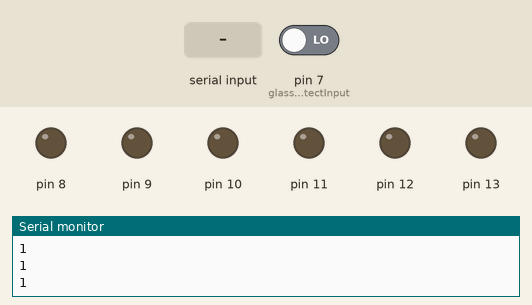
The sketch below on a simulated Arduino Uno, built with avr-gcc and run on an emulated ATmega328P. Shown: output pins drawn as LEDs (lit = HIGH), the last lines printed to the serial monitor. The inputs (shaded band) are chosen by the test bench; at power-on: pin 7 (glassDetectInput) LOW.

Above: at 1.2 s.
1.3 s: pin 7 (glassDetectInput) driven HIGH
At 1.7 s:
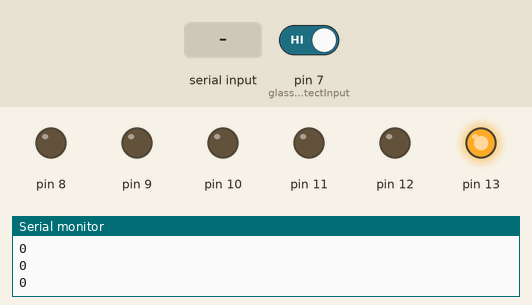
2.8 s: "1" received over Serial
4.8 s: pin 7 (glassDetectInput) driven LOW
At 5.3 s:
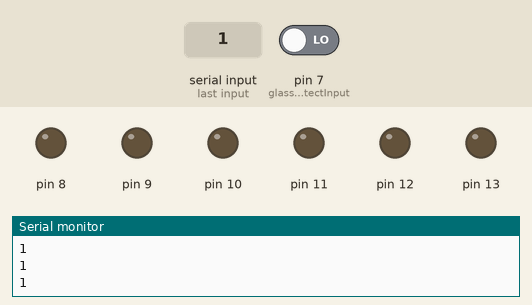
Timing chart, 0 to 7.8 s (numbered marks = the images above; inputs shaded):
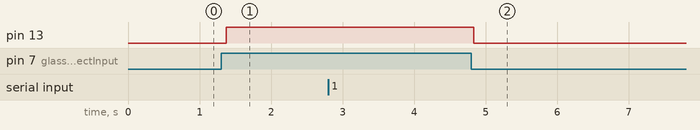

Measured:
- after the input at 1.3 s, pin 13: LOW → HIGH after 0.07 s
- after the input at 4.8 s, pin 13: HIGH → LOW at once

The sketch:

DrinkMachineRev01.ino
```cpp
// (licence header left out)
//Precomments
//TODO: Add up all amount and see if too large for glass
//TODO: Set the 1/8th shot timer value for 2.25 Max shots

//Will take the following input and pour drinks accordingly
//Takes a string, between 2 and 10 long, no escape character needed
//Will ignore anything after 10, must be even number of bytes
//Bytes are ASCII from 0 -> 5 (drink selection) and 0 -> 9 (amount)
//String is: {drink, amount, drink, amount, drink...}

//There should be a pressupre switch under the glass connected to D7
//Glass detected should result in this pin being high
//When a glass is detected, D13 will go high, this can be used to
//light the glass in its holder or simply as verification

//Will Serial print the following status:
//0: Ready (glass present, and was removed since last pour)
//1: No glass
//2: Glass removed during pour          //can't happen, debug only, will serial print 1)
//3: Pour in progress                   //Only sent during pour, will not return 3
//4: Pour ok, pending glass removal     //Will self clear
//5: Glass not removed since last pour  //Will self clear

//IO
//Pins 8-12 are Pumps
//D13 is LED
#define glassDetectInput 7

//Constants
#define oneDrinkUnitOfTime 500    //Set to the time the smallest drink unit takes to pump
#define SerialTimeOut 5           //In miliseconds
#define deBounceTime  10          //In half miliseconds (e.g. 10 => 5ms)

//Globals
byte result = 0;
bool glass_present = false;
bool glass_full = false; //Or partly full

void setup()
{
  Serial.begin(115200);
  Serial.setTimeout(SerialTimeOut);
  DDRB = DDRB | B00111111;      //Sets pumps to outputs D8 -> D12, D13 Light Output
  DDRD = DDRD & ~B10000000;     //Sets the glass detection pin to an input
  PORTD = PORTD & B01111111;    //Turn off pullup on D7
}

void loop()
{
  byte selection[10] = {48, 48, 48, 48, 48, 48, 48, 48, 48, 48}; //ascii '0'

  //When a drink is requested
  if (Serial.available())
  {
    delay(1);
    Serial.readBytes(selection, 10);  //Read UPTO the 10, for timeout see setup
    for (int i = 0; i < 10; i++)      //From character (ascii) to number
      selection[i] -= 48;
    Serial.flush();                   //Flush string terminations and any extra characters

    result = makeDrink(selection);    //Passing converted string to drink pourer routine
  }

  //Keep glass and ESP up to date with for current status
  updateGlassDetect();
  if(glass_present && !glass_full)
    result = 0; //Glass present, and was removed since last pour (ready)
  if(glass_present == false)
    result = 1; //No Glass

  Serial.println(result);
  delay(100);
}

byte makeDrink(byte * selection)  //Returns 0: All OK, 1: No glass, 2: Glass removed 3: Reserved
{                                 //Returns 4: Pour ok, 5: Glass still full from last time
  if(glass_full)
    return 5; //5: Glass not removed since last pour

  byte amount[5] = {0, 0, 0, 0, 0}; //Amount of time units each drink will pour for
  byte drinksToBePoured = 0;

  for (int i = 0; i < 10; i += 2)
  {
    if (selection[i] == 1)
    {
      drinksToBePoured |= 0x1;
      amount[0] = selection[i + 1];
    }
  }
  for (int i = 0; i < 10; i += 2)
  {
    if (selection[i] == 2)
    {
      drinksToBePoured |= 0x2;
      amount[1] = selection[i + 1];
    }
  }
  for (int i = 0; i < 10; i += 2)
  {
    if (selection[i] == 3)
    {
      drinksToBePoured |= 0x4;
      amount[2] = selection[i + 1];
    }
  }
  for (int i = 0; i < 10; i += 2)
  {
    if (selection[i] == 4)
    {
      drinksToBePoured |= 0x8;
      amount[3] = selection[i + 1];
    }
  }
  for (int i = 0; i < 10; i += 2)
  {
    if (selection[i] == 5)
    {
      drinksToBePoured |= 0x10;
      amount[4] = selection[i + 1];
    }
  }

  //Get maximum pour time
  byte longestPour = 0;
  for (int i = 0; i < 5; i++)
    if (amount[i] > longestPour)
      longestPour = amount[i];

  //Check for a glass, if present start the pumps
  updateGlassDetect();
  if (glass_present == true)
  {
    PORTB = PORTB | drinksToBePoured; //Turns on the pumps selected above
    glass_full = true;
  }
  else return 1;  //1: Glass was never present

  byte drinkMeasuresPouredAlready = 0;
  while (drinkMeasuresPouredAlready <= longestPour)
  {
    if (amount[0] <= drinkMeasuresPouredAlready) //If this drink has poured for long enough
      PORTB = PORTB & ~B00000001;   //Leaves on all but the first (if already on)

    if (amount[1] <= drinkMeasuresPouredAlready)
      PORTB = PORTB & ~B00000010;   //Leaves on all but the second (if already on)

    if (amount[2] <= drinkMeasuresPouredAlready)
      PORTB = PORTB & ~B00000100;

    if (amount[3] <= drinkMeasuresPouredAlready)
      PORTB = PORTB & ~B00001000;

    if (amount[4] <= drinkMeasuresPouredAlready)
      PORTB = PORTB & ~B00010000;

    Serial.println(3); //Pour in progress

    delay(oneDrinkUnitOfTime);  //Let pumps pour for 1 unit of time
    drinkMeasuresPouredAlready++;

    updateGlassDetect();  //See if user removed glass
    if (!glass_present)
      return 2; //2: Glass removed during pour

    Serial.print("Pouring: ");
    Serial.println(drinkMeasuresPouredAlready);
  }
  return 4; //4: Pour successful, pending glass removal
}

void updateGlassDetect()
{
  byte pressedCount = 0;
  for (int i = 0; i < deBounceTime; i++)
  {
    if (digitalRead(glassDetectInput) == true)
      pressedCount++;
    delayMicroseconds(500);
  }
  if (pressedCount == deBounceTime)
  {
    glass_present = true;
    PORTB |= B00100000;   //Turn on light D13
  }
  else
  {
    glass_present = false;
    PORTB &= B11000000;   //Turn off light + pumps
    glass_full = false;
  }
}
```
